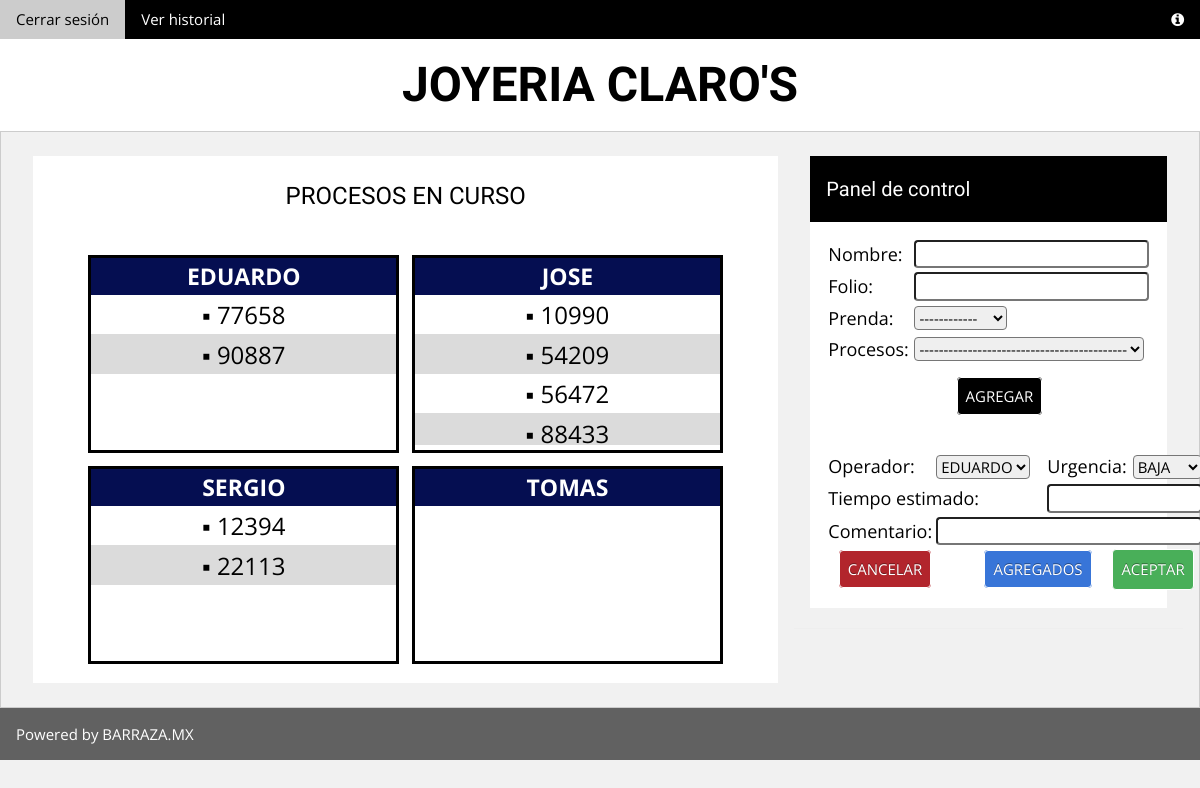
The page /index.php (signed in) on the database its author committed.
### tables this page shows
CREATE TABLE `usuario` (
  `usuario` varchar(20) NOT NULL,
  `password` varchar(15) NOT NULL,
  `nombre` varchar(30) NOT NULL,
  `apellido` varchar(40) DEFAULT NULL,
  `tipo` varchar(10) NOT NULL,
  PRIMARY KEY (`usuario`)
);

CREATE TABLE `cola` (
  `folio` int(11) NOT NULL,
  `operador` varchar(20) NOT NULL,
  `tiempoEstimado` int(11) DEFAULT NULL,
  `urgencia` varchar(10) DEFAULT NULL,
  PRIMARY KEY (`folio`),
  KEY `operador` (`operador`),
  CONSTRAINT `cola_ibfk_1` FOREIGN KEY (`operador`) REFERENCES `usuario` (`usuario`)
);

### index.php (the view, shortened to what this page needs)
<!DOCTYPE html>
<html>
	<head>
		<link rel="stylesheet" href="w3.css">
		<link type="text/css" rel="stylesheet" href="css.css">
		<link rel="stylesheet" href="https://cdnjs.cloudflare.com/ajax/libs/font-awesome/4.7.0/css/font-awesome.min.css">
	</head>
	<body class="w3-light-grey">
		<div class="w3-bar w3-black w3-hide-small">
		  <a href="inicio.php" class="w3-bar-item w3-button">Cerrar sesión</a>
		  <a href="historial.php" class="w3-bar-item w3-button">Ver historial</a>
		  <a href="#" class="w3-bar-item w3-button w3-right"><i class="fa fa-info-circle"></i></a>
		</div>
		<div class="w3-content">
		  <header class="w3-container w3-center w3-white">
		    <h1 class="w3-xxxlarge"><b>JOYERIA CLARO'S</b></h1>
		  </header>
		  <div class="w3-row w3-padding w3-border">
		    <div class="w3-col l8 s12">
		      <div class="w3-container w3-white w3-margin w3-padding-large">
		        <div class="w3-center">
		          <h3>PROCESOS EN CURSO</h3>
		          <div class="colas">
		          	<?php
		          		include 'conexion.php';
		          		$sql = "SELECT * FROM usuario WHERE tipo='operador'";
		          		$result = mysqli_query($con, $sql);
		          		$rows = $result->num_rows;
		          		for ($i=0 ; $i < $rows ; $i++){
		          			$row = $result->fetch_assoc();
		          			$nombre= $row["nombre"];
		          			$usuario= $row["usuario"];
		          			?>
		          				<div class="cola">
		          					<table class="tableSection">
										<thead>
											<tr>
												<th>
												<?php
													echo $nombre;
													$sql2 = "SELECT * FROM cola WHERE operador='$usuario' ORDER BY urgencia DESC";
													$result2 = mysqli_query($con, $sql2);
													$rows2 = $result2->num_rows;
												?>
												</th>
											</tr>
										</thead>
										<tbody >
										<?php
											for($j=0 ; $j<$rows2 ; $j++){
												$row2 = $result2->fetch_assoc();
												if ($usuario == $row2["operador"]){
													$color2 = "style='color:".$color1."'";
													echo "<tr onclick='Myclick(".$row2['folio'].")';><td><spam ".$color2.">▪ </spam>";
													echo $row2["folio"];
													echo "</td></tr>";
												}
											}
										?>
										</tbody>
									</table>
					          	</div>
		          			<?php
		          		}
		          	?>
		          </div>
		        </div>
		      </div>
		    </div>
		    <div style="display: block" id="divPanel" class="w3-col l4">
		      <div class="w3-white w3-margin">
		        <div class="w3-container w3-padding w3-black">
		          <h4>Panel de control
		          </h4>
		        </div>
		        <div style="padding:15px" class="w3-ul w3-hoverable w3-white">
		          <form class="panelControl" action="pedido.php" method="post">
		          	<table style="width: 100%;">
		          	  <tr>
		          	    <td><label class="w3-padding-16 w3-large">Nombre: </label></td>
		          	    <td><input type="text" name="nombreCliente" id="nombreCliente" style="width: 100%;" required><br></td>
		          	  </tr>
		           	  <tr>
		           	    <td><label class="w3-padding-16 w3-large">Folio: </label></td>
		           	    <td><input type="text" name="folio" id="folio" style="width: 100%;" required></td>
		           	  </tr>
		           	  <tr>
		           	    <td><label class="w3-padding-16 w3-large">Prenda:</label></td>
			      		<td style="margin-top: 10%;">
				      		<select id="prenda_select" name="prendas_select" onChange="if (this.selectedIndex) prenda()">
		           	    		<option selected>------------</option>
			      			</select>
			      		</td>
		           	  </tr>
		            	<tr>
		            		<td colspan="1"><label class="w3-padding-16 w3-large">Procesos:</label></td>
		            		<td colspan="2">
		            			<select id="procesos" name="Nameprocesos">
		            				<option selected>-------------------------------------------</option>
				      			</select>
				      		</td>
		            	<tr>
		            		<td colspan="2" style="height: 60px;"><a class= "button-agregar" onclick="agregarPrendaProceso()">AGREGAR</a></td>
		            	</tr>
		            </table><br>
		            <table style="width: 100%;" >
		            	<tr>
		            		<td><label class="w3-padding-16 w3-large">Operador:</label></td>
		            		<td>
		            			<select style="text-transform: uppercase;" name="operador_select" id="operador">
			            			<?php
			           	    			$sqlOperadores= "SELECT * FROM usuario WHERE tipo='operador';";
			           	    			$resultOperadores = mysqli_query($con, $sqlOperadores);
										$procesos = $resultOperadores->num_rows;
										for($z=0 ; $z<$procesos ; $z++){
											$operador = $resultOperadores->fetch_assoc();
											echo "<option value=".$operador["usuario"].">".$operador["nombre"]."</option>";
										}
			           	    		?>
				      			</select>
				      		</td>
				      		<td><label class="w3-padding-16 w3-large">Urgencia:</label></td>
		            		<td>
		            			<select name="urgencia_select" id="urgencia">
							        <option value="1">BAJA</option>
				      			</select>
				      		</td>
		            	</tr>
		            	<tr>
		            		<td colspan="2"><label class="w3-padding-16 w3-large">Tiempo estimado:</label></td>
							<td colspan="2"><input type="text" name="tiempoEstimado" id="tiempo" style="width: 100%;" required></td>
		            	</tr>
		            	<tr>
		            		<td colspan="1"><label class="w3-padding-16 w3-large">Comentario:</label></td>
		            		<td colspan="3"><input type="text" name="comentarioName" id="comentarioFolio" style="width: 100%;"></td>
		            	</tr>
		            	<tr>
		            		<td colspan="1"><a id="btn_agregados" class= "button-cancelar" onclick="location.reload()">CANCELAR</a></td>
							<td colspan="1"><a id="btn_agregados" class= "button-agregados" onclick="agregados()">AGREGADOS</a></td>
							<td colspan="1" id="botonAceptar"><button  class="button-aceptar">ACEPTAR</button></td>
		            	</tr>
		            </table>
		          </form>
		        </div>
		      </div>
		      <hr>
		    </div>
		  </div>
		</div>
		<footer class="w3-container w3-dark-grey" >
		  <p>Powered by BARRAZA.MX</p>
		</footer>
	</body>
</html>

### w3.css (style rules this page uses)
html { box-sizing:border-box }
*,*:before,*:after { box-sizing:inherit }
html { -ms-text-size-adjust:100%;-webkit-text-size-adjust:100% }
body { margin:0 }
article,aside,details,figcaption,figure,footer,header,main,menu,nav,section,summary { display:block }
a { background-color:transparent;-webkit-text-decoration-skip:objects }
hr { box-sizing:content-box;height:0;overflow:visible }
button,input,select,textarea { font:inherit;margin:0 }
button,input { overflow:visible }
button,select { text-transform:none }
button,html [type=button],[type=reset],[type=submit] { -webkit-appearance:button }
html,body { font-family:Verdana,sans-serif;font-size:15px;line-height:1.5 }
html { overflow-x:hidden }
h1 { font-size:36px }
h3 { font-size:24px }
h4 { font-size:20px }
h1,h2,h3,h4,h5,h6 { font-family:"Segoe UI",Arial,sans-serif;font-weight:400;margin:10px 0 }
hr { border:0;border-top:1px solid #eee;margin:20px 0 }
a { color:inherit }
.w3-btn,.w3-button { border:none;display:inline-block;outline:0;padding:8px 16px;vertical-align:middle;overflow:hidden;text-decoration:none;color:inherit;background-color:inherit;text-align:center;cursor:pointer;white-space:nowrap }
.w3-btn,.w3-button { -webkit-touch-callout:none;-webkit-user-select:none;-khtml-user-select:none;-moz-user-select:none;-ms-user-select:none;user-select:none }
.w3-ul { list-style-type:none;padding:0;margin:0 }
.w3-bar { width:100%;overflow:hidden }
.w3-bar .w3-bar-item { padding:8px 16px;float:left;width:auto;border:none;outline:none;display:block }
.w3-bar .w3-button { white-space:normal }
.w3-container:after,.w3-container:before,.w3-panel:after,.w3-panel:before,.w3-row:after,.w3-row:before,.w3-row-padding:after,.w3-row-padding:before, .w3-cell-row:before,.w3-cell-row:after,.w3-clear:after,.w3-clear:before,.w3-bar:before,.w3-bar:after { content:"";display:table;clear:both }
.w3-col,.w3-half,.w3-third,.w3-twothird,.w3-threequarter,.w3-quarter { float:left;width:100% }
.w3-col.s12 { width:99.99999% }
@media (min-width:993px) { .w3-col.l4 { width:33.33333% } }
@media (min-width:993px) { .w3-col.l8 { width:66.66666% } }
.w3-content { max-width:980px;margin:auto }
.w3-container,.w3-panel { padding:0.01em 16px }
.w3-large { font-size:18px!important }
.w3-xxxlarge { font-size:48px!important }
.w3-center { text-align:center!important }
.w3-border { border:1px solid #ccc!important }
.w3-margin { margin:16px!important }
.w3-padding { padding:8px 16px!important }
.w3-padding-large { padding:12px 24px!important }
.w3-padding-16 { padding-top:16px!important;padding-bottom:16px!important }
.w3-right { float:right!important }
.w3-white,.w3-hover-white:hover { color:#000!important;background-color:#fff!important }
.w3-black,.w3-hover-black:hover { color:#fff!important;background-color:#000!important }
.w3-light-grey,.w3-hover-light-grey:hover,.w3-light-gray,.w3-hover-light-gray:hover { color:#000!important;background-color:#f1f1f1!important }
.w3-dark-grey,.w3-hover-dark-grey:hover,.w3-dark-gray,.w3-hover-dark-gray:hover { color:#fff!important;background-color:#616161!important }

### rows shown on the page
usuario: nombre "EDUARDO"
cola: folio "77658"
cola: folio "90887"
usuario: nombre "JOSE"
cola: folio "10990"
cola: folio "54209"
cola: folio "56472"
cola: folio "88433"
usuario: nombre "SERGIO"
cola: folio "12394"
cola: folio "22113"
usuario: nombre "TOMAS"

### other values the page prints
form field operador_select "Eduardo"
